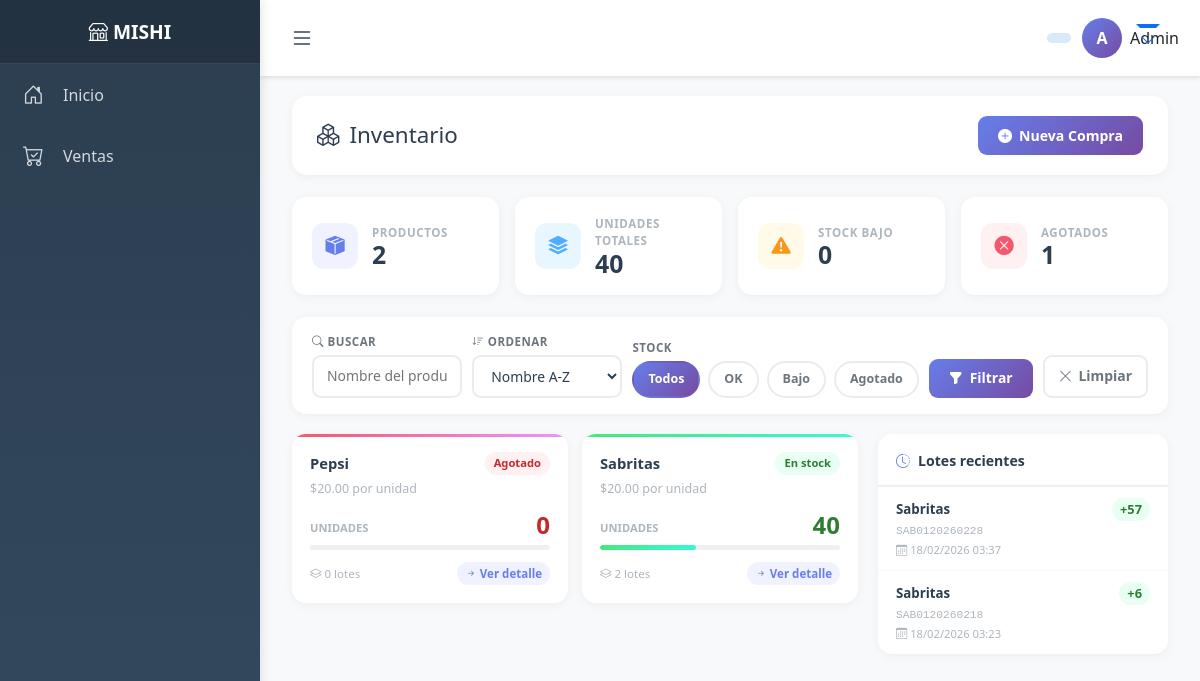
/inventario/inventario/ (signed in), run on an earlier commit of the app's database.
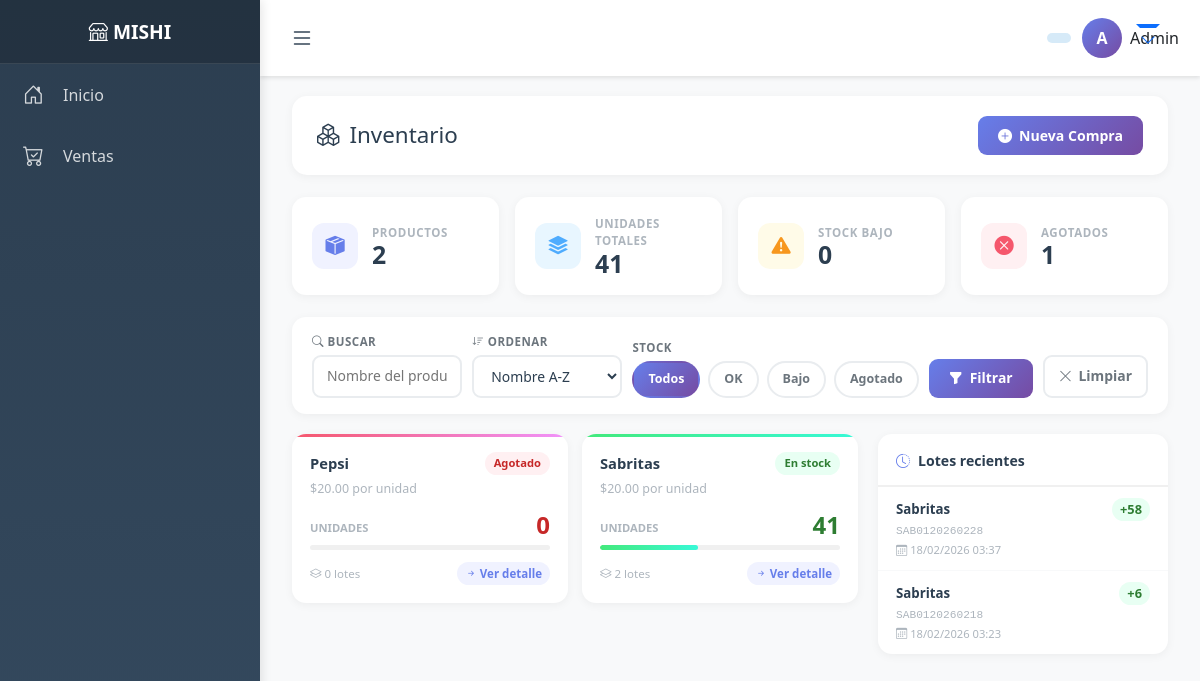
And on a later commit of the database.
### productos/models.py (models this page shows, shortened)
class Producto(models.Model): #negocio, nombre, proveedor, precio_venta, stock, codigo, stock_minimo, stock_maximo
    negocio = models.ForeignKey(
        Negocio,
        on_delete=models.CASCADE,
        related_name="productos"
    )
    nombre = models.CharField(max_length=150)
    proveedor = models.ForeignKey(
    Proveedor,
    on_delete=models.CASCADE,
    related_name="productos_proveedor"
)
    precio_venta = models.DecimalField(max_digits=10, decimal_places=2)
    precio_compra = models.DecimalField(max_digits=10, decimal_places=2)
    stock = models.PositiveIntegerField(default=0)
    codigo = models.CharField(max_length=50, blank=True, null=True)
    stock_minimo = models.IntegerField(default=-1)
    stock_maximo = models.IntegerField(default=-1)
    creado_en = models.DateTimeField(auto_now_add=True)

### inventario/models.py (models this page shows, shortened)
class Lote(models.Model):
    negocio = models.ForeignKey(
        Negocio,
        on_delete=models.CASCADE
    )
    producto = models.ForeignKey(
        Producto,
        on_delete=models.CASCADE,
        related_name="lotes"
    )
    lote = models.CharField(max_length=50)
    cantidad = models.PositiveIntegerField()
    precio_compra = models.DecimalField(max_digits=10, decimal_places=2)
    fecha_creacion = models.DateTimeField(auto_now_add=True)
    class Meta:
        unique_together = ('lote', 'producto', 'negocio')

### inventario/views.py (the view)
# urls.py: path("inventario/", include("inventario.urls")),
@login_required
def inventario(request):
    negocio = get_negocio_activo(request)
    q          = request.GET.get("q", "").strip()
    orden      = request.GET.get("orden", "nombre")   # nombre | stock_asc | stock_desc | precio
    stock_fil  = request.GET.get("stock", "todos")    # todos | bajo | agotado | ok
    productos = Producto.objects.filter(negocio=negocio)
    if q:
        productos = productos.filter(nombre__icontains=q)
    if stock_fil == "bajo":
        productos = productos.filter(stock__gt=0, stock__lte=10)
    elif stock_fil == "agotado":
        productos = productos.filter(stock=0)
    elif stock_fil == "ok":
        productos = productos.filter(stock__gt=10)
    orden_map = {
        "nombre":     "nombre",
        "stock_asc":  "stock",
        "stock_desc": "-stock",
        "precio":     "-precio_venta",
    }
    productos = productos.order_by(orden_map.get(orden, "nombre"))
    productos = productos.annotate(
        num_lotes=Count("lotes"),
        valor_inventario=Sum("lotes__precio_compra")  # suma precios de compra de lotes
    )
    total_productos   = Producto.objects.filter(negocio=negocio).count()
    total_stock       = Producto.objects.filter(negocio=negocio).aggregate(t=Sum("stock"))["t"] or 0
    bajo_stock        = Producto.objects.filter(negocio=negocio, stock__gt=0, stock__lte=10).count()
    agotados          = Producto.objects.filter(negocio=negocio, stock=0).count()
    lotes_recientes = (
        Lote.objects
        .filter(negocio=negocio)
        .select_related("producto")
        .order_by("-fecha_creacion")[:8]
    )
    context = {
        "productos":       productos,
        "lotes_recientes": lotes_recientes,
        "q":           q,
        "orden":       orden,
        "stock_fil":   stock_fil,
        "total_productos": total_productos,
        "total_stock":     total_stock,
        "bajo_stock":      bajo_stock,
        "agotados":        agotados,
    }
    return render(request, "inventario/inventario.html", context)

### negocios/utils.py (called while the page is built)
def get_negocio_activo(request):
    negocio_id = request.session.get("negocio_id")
    if negocio_id:
        try:
            return Negocio.objects.filter(id=negocio_id).first()
        except Negocio.DoesNotExist:
            return None
    return None

### usuarios/context_processors.py (called while the page is built)
def rol_usuario_context(request):
    rol = None
    if request.user.is_authenticated:
        negocio_id = request.session.get("negocio_id")
        if negocio_id:
            relacion = UsuarioNegocio.objects.filter(
                usuario=request.user,
                negocio_id=negocio_id
            ).first()
            if relacion:
                rol = relacion.rol
    return {
        'rol_usuario': rol
    }

### inventario/templates/inventario/inventario.html (shortened to what the changed rows need)
{% extends 'base.html' %}
{% block content %}
<div class="container-fluid">
    <div class="page-header">
        <h2><i class="bi bi-boxes"></i> Inventario</h2>
    </div>
    <div class="kpi-row">
        <div class="kpi-card">
            <div class="kpi-info">
                <div class="kpi-label">Unidades totales</div>
                <div class="kpi-val">{{ total_stock }}</div>
            </div>
        </div>
    </div>
    <div class="main-layout">
        <div>
            {% if productos %}
            <div class="productos-grid" id="prodGrid">
                {% for prod in productos %}
                <a href="{% url 'detalle_producto' prod.id %}" class="prod-card {% if prod.stock == 0 %}agotado{% elif prod.stock <= 10 %}bajo{% else %}ok{% endif %}">
                    <div style="display:flex; justify-content:space-between; align-items:flex-start; margin-bottom:2px;">
                        <div class="prod-nombre" title="{{ prod.nombre }}">{{ prod.nombre }}</div>
                        <span class="stock-badge {% if prod.stock == 0 %}agotado{% elif prod.stock <= 10 %}bajo{% else %}ok{% endif %}">
                            {% if prod.stock == 0 %}Agotado{% elif prod.stock <= 10 %}Stock bajo{% else %}En stock{% endif %}
                        </span>
                    </div>
                    <div class="prod-precio">${{ prod.precio_venta|floatformat:2 }} por unidad</div>
                    <div class="prod-stock-row">
                        <span class="prod-stock-label">Unidades</span>
                        <span class="prod-stock-val {% if prod.stock == 0 %}agotado{% elif prod.stock <= 10 %}bajo{% else %}ok{% endif %}">
                            {{ prod.stock }}
                        </span>
                    </div>
                    <div class="prod-bar-track">
                        <div class="prod-bar-fill {% if prod.stock == 0 %}agotado{% elif prod.stock <= 10 %}bajo{% else %}ok{% endif %}"
                             style="width: {% if prod.stock > 100 %}100{% else %}{{ prod.stock }}{% endif %}%;">
                        </div>
                    </div>
                    <div class="prod-footer">
                        <span><i class="bi bi-layers"></i> {{ prod.num_lotes|default:0 }} lote{{ prod.num_lotes|default:0|pluralize }}</span>
                        <span class="prod-lotes-badge"><i class="bi bi-arrow-right-short"></i> Ver detalle</span>
                    </div>
                </a>
                {% endfor %}
            </div>
            {% endif %}
        </div>
        <div class="sidebar-card">
            {% if lotes_recientes %}
            {% for lote in lotes_recientes %}
            <div class="lote-item">
                <div class="lote-top">
                    <span class="lote-prod">{{ lote.producto.nombre }}</span>
                    <span class="lote-cant">+{{ lote.cantidad }}</span>
                </div>
                <span class="lote-cod">{{ lote.lote }}</span>
                <span class="lote-fecha"><i class="bi bi-calendar3"></i> {{ lote.fecha_creacion|date:"d/m/Y H:i" }}</span>
            </div>
            {% endfor %}
            {% else %}
            <div class="empty-state" style="padding:30px 20px;">
                <i class="bi bi-inbox"></i>
                <p style="margin:0; font-size:0.85rem;">Sin lotes registrados</p>
            </div>
            {% endif %}
        </div>
    </div>
</div>
{% endblock %}

What changed in the data, as far as the page shows it:
changed Producto "Sabritas": stock "40" → "41"
changed Lote "SAB0120260228": cantidad "57" → "58"
Also different on the page:
{{ total_stock }}: "40" → "41"
